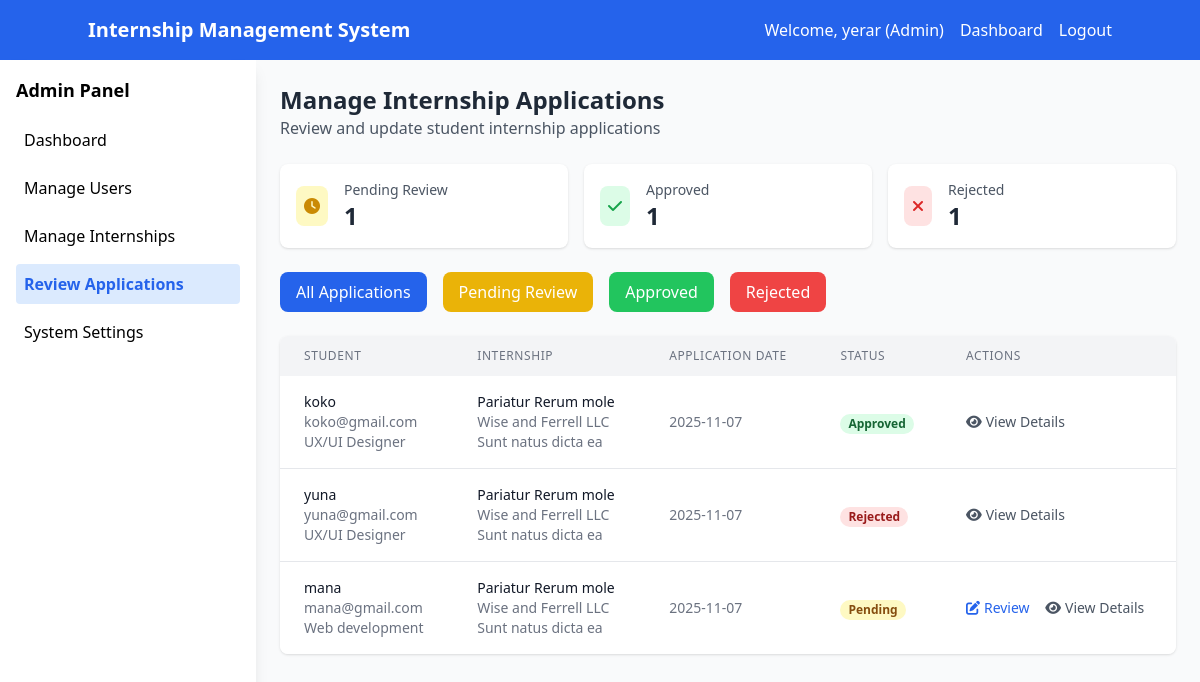
Page /admin/applications (signed in) on the committed database.
### models.py (models this page shows)
class User(Base):
    __tablename__ = "users"
    id = Column(Integer, primary_key=True, index=True)
    email = Column(String(255), unique=True, index=True, nullable=False)
    hashed_password = Column(String(255), nullable=False)
    full_name = Column(String(255), nullable=False)
    role = Column(Enum(UserRole), nullable=False, default=UserRole.STUDENT)
    phone = Column(String(20))
    department = Column(String(255))
    profile_picture = Column(String(500), default="default_avatar.png")
    created_at = Column(DateTime(timezone=True), server_default=func.now())
    is_active = Column(Boolean, default=True)
    created_internships = relationship("Internship", back_populates="creator")
    applications = relationship("InternshipApplication", back_populates="student")
    assigned_tasks = relationship("Task", foreign_keys="Task.student_id", back_populates="student")
    assigned_by_tasks = relationship("Task", foreign_keys="Task.assigned_by", back_populates="assigner")
    student_feedback = relationship("Feedback", foreign_keys="Feedback.student_id", back_populates="student")
    mentor_feedback = relationship("Feedback", foreign_keys="Feedback.mentor_id", back_populates="mentor")
    given_feedbacks = relationship("MentorFeedback", foreign_keys="MentorFeedback.mentor_id", back_populates="mentor")
    received_feedbacks = relationship("MentorFeedback", foreign_keys="MentorFeedback.student_id", back_populates="student")
    given_evaluations = relationship("Evaluation", foreign_keys="Evaluation.admin_id", back_populates="admin")
    received_evaluations = relationship("Evaluation", foreign_keys="Evaluation.student_id", back_populates="student")

class InternshipApplication(Base):
    __tablename__ = "internship_applications"
    id = Column(Integer, primary_key=True, index=True)
    student_id = Column(Integer, ForeignKey("users.id"), nullable=False)
    internship_id = Column(Integer, ForeignKey("internships.id"), nullable=False)
    application_date = Column(DateTime(timezone=True), server_default=func.now())
    status = Column(Enum(ApplicationStatus), default=ApplicationStatus.PENDING)
    cover_letter = Column(Text)
    resume_url = Column(String(500))
    student = relationship("User", back_populates="applications")
    internship = relationship("Internship", back_populates="applications")
    mentor_feedbacks = relationship("MentorFeedback", back_populates="application")
    evaluations = relationship("Evaluation", back_populates="application")

class Internship(Base):
    __tablename__ = "internships"
    id = Column(Integer, primary_key=True, index=True)
    title = Column(String(255), nullable=False)
    description = Column(Text)
    company = Column(String(255), nullable=False)
    location = Column(String(255))
    duration = Column(String(100))
    stipend = Column(String(100))
    requirements = Column(Text)
    created_by = Column(Integer, ForeignKey("users.id"))
    created_at = Column(DateTime(timezone=True), server_default=func.now())
    is_active = Column(Boolean, default=True)
    deadline = Column(DateTime(timezone=True))
    creator = relationship("User", back_populates="created_internships")
    applications = relationship("InternshipApplication", back_populates="internship")
    tasks = relationship("Task", back_populates="internship")
    feedback = relationship("Feedback", back_populates="internship")
    mentor_feedbacks = relationship("MentorFeedback", back_populates="internship")
    evaluations = relationship("Evaluation", back_populates="internship")

### app.py (the view)
@app.get("/admin/applications", response_class=HTMLResponse)
async def admin_applications_page(request: Request, db: Session = Depends(get_db)):
    try:
        user = await get_current_user_from_cookie(request, db)
        user_role = user.role.value if hasattr(user.role, 'value') else user.role
        if user_role != "admin":
            return RedirectResponse("/dashboard?error=Access denied")
        applications = db.query(models.InternshipApplication)\
            .join(models.User, models.InternshipApplication.student_id == models.User.id)\
            .join(models.Internship, models.InternshipApplication.internship_id == models.Internship.id)\
            .options(
                joinedload(models.InternshipApplication.student),
                joinedload(models.InternshipApplication.internship)
            )\
            .order_by(models.InternshipApplication.application_date.desc())\
            .all()
        stats = crud.get_system_stats(db)
        return templates.TemplateResponse("admin_applications.html", {
            "request": request,
            "user": user,
            "applications": applications,
            "stats": stats
        })
    except Exception as e:
        print(f"Admin applications page error: {e}")
        return RedirectResponse("/login")

### templates/admin_applications.html (shortened to what this page needs)
<!DOCTYPE html>
<html lang="en">
<head>
    <script src="https://cdn.tailwindcss.com"></script>
    <link rel="stylesheet" href="https://cdnjs.cloudflare.com/ajax/libs/font-awesome/6.4.0/css/all.min.css">
</head>
<body class="bg-gray-50">
    <nav class="bg-blue-600 text-white p-4">
        <div class="container mx-auto flex justify-between items-center">
            <h1 class="text-xl font-bold">Internship Management System</h1>
            <div class="flex items-center space-x-4">
                <span>Welcome, {{ user.full_name }} (Admin)</span>
                <a href="/dashboard" class="hover:underline">Dashboard</a>
                <a href="/logout" class="hover:underline">Logout</a>
            </div>
        </div>
    </nav>
    <div class="flex">
        <div class="w-64 bg-white shadow-lg min-h-screen">
            <div class="p-4">
                <h2 class="font-bold text-lg mb-4">Admin Panel</h2>
                <ul class="space-y-2">
                    <li><a href="/admin/dashboard" class="block p-2 hover:bg-blue-50 rounded">Dashboard</a></li>
                    <li><a href="/admin/users" class="block p-2 hover:bg-blue-50 rounded">Manage Users</a></li>
                    <li><a href="/admin/internships" class="block p-2 hover:bg-blue-50 rounded">Manage Internships</a>
                    </li>
                    <li><a href="/admin/applications"
                            class="block p-2 bg-blue-100 text-blue-600 rounded font-semibold">Review Applications</a>
                    </li>
                    <li><a href="/admin/system" class="block p-2 hover:bg-blue-50 rounded">System Settings</a></li>
                </ul>
            </div>
        </div>
        <div class="flex-1 p-6">
            <div class="mb-6">
                <h1 class="text-2xl font-bold text-gray-800">Manage Internship Applications</h1>
                <p class="text-gray-600">Review and update student internship applications</p>
            </div>
            <div class="grid grid-cols-1 md:grid-cols-3 gap-4 mb-6">
                <div class="bg-white p-4 rounded-lg shadow">
                    <div class="flex items-center">
                        <div class="p-2 bg-yellow-100 rounded-lg">
                            <i class="fas fa-clock text-yellow-600"></i>
                        </div>
                        <div class="ml-4">
                            <p class="text-sm text-gray-600">Pending Review</p>
                            <p class="text-2xl font-bold text-gray-800">
                                {{ applications|selectattr("status", "equalto", "pending")|list|length }}
                            </p>
                        </div>
                    </div>
                </div>
                <div class="bg-white p-4 rounded-lg shadow">
                    <div class="flex items-center">
                        <div class="p-2 bg-green-100 rounded-lg">
                            <i class="fas fa-check text-green-600"></i>
                        </div>
                        <div class="ml-4">
                            <p class="text-sm text-gray-600">Approved</p>
                            <p class="text-2xl font-bold text-gray-800">
                                {{ applications|selectattr("status", "equalto", "approved")|list|length }}
                            </p>
                        </div>
                    </div>
                </div>
                <div class="bg-white p-4 rounded-lg shadow">
                    <div class="flex items-center">
                        <div class="p-2 bg-red-100 rounded-lg">
                            <i class="fas fa-times text-red-600"></i>
                        </div>
                        <div class="ml-4">
                            <p class="text-sm text-gray-600">Rejected</p>
                            <p class="text-2xl font-bold text-gray-800">
                                {{ applications|selectattr("status", "equalto", "rejected")|list|length }}
                            </p>
                        </div>
                    </div>
                </div>
            </div>
            <div class="mb-6 flex space-x-4">
                <button onclick="filterApplications('all')"
                    class="px-4 py-2 bg-blue-600 text-white rounded-lg hover:bg-blue-700">
                    All Applications
                </button>
                <button onclick="filterApplications('pending')"
                    class="px-4 py-2 bg-yellow-500 text-white rounded-lg hover:bg-yellow-600">
                    Pending Review
                </button>
                <button onclick="filterApplications('approved')"
                    class="px-4 py-2 bg-green-500 text-white rounded-lg hover:bg-green-600">
                    Approved
                </button>
                <button onclick="filterApplications('rejected')"
                    class="px-4 py-2 bg-red-500 text-white rounded-lg hover:bg-red-600">
                    Rejected
                </button>
            </div>
            <div class="bg-white rounded-lg shadow overflow-hidden">
                <table class="min-w-full">
                    <thead class="bg-gray-100">
                        <tr>
                            <th class="px-6 py-3 text-left text-xs font-medium text-gray-500 uppercase tracking-wider">
                                Student</th>
                            <th class="px-6 py-3 text-left text-xs font-medium text-gray-500 uppercase tracking-wider">
                                Internship</th>
                            <th class="px-6 py-3 text-left text-xs font-medium text-gray-500 uppercase tracking-wider">
                                Application Date</th>
                            <th class="px-6 py-3 text-left text-xs font-medium text-gray-500 uppercase tracking-wider">
                                Status</th>
                            <th class="px-6 py-3 text-left text-xs font-medium text-gray-500 uppercase tracking-wider">
                                Actions</th>
                        </tr>
                    </thead>
                    <tbody id="applications-list" class="bg-white divide-y divide-gray-200">
                        {% for application in applications %}
                        <tr class="application-item" data-status="{{ application.status }}">
                            <td class="px-6 py-4 whitespace-nowrap">
                                <div class="text-sm font-medium text-gray-900">{{ application.student.full_name }}</div>
                                <div class="text-sm text-gray-500">{{ application.student.email }}</div>
                                <div class="text-sm text-gray-500">{{ application.student.department }}</div>
                            </td>
                            <td class="px-6 py-4">
                                <div class="text-sm font-medium text-gray-900">{{ application.internship.title }}</div>
                                <div class="text-sm text-gray-500">{{ application.internship.company }}</div>
                                <div class="text-sm text-gray-500">{{ application.internship.location }}</div>
                            </td>
                            <td class="px-6 py-4 whitespace-nowrap text-sm text-gray-500">
                                {{ application.application_date.strftime('%Y-%m-%d') }}
                            </td>
                            <td class="px-6 py-4 whitespace-nowrap">
                                <span class="px-2 inline-flex text-xs leading-5 font-semibold rounded-full
                                    {% if application.status == 'approved' %}bg-green-100 text-green-800
                                    {% elif application.status == 'rejected' %}bg-red-100 text-red-800
                                    {% else %}bg-yellow-100 text-yellow-800{% endif %}">
                                    {{ application.status.title() }}
                                </span>
                            </td>
                            <td class="px-6 py-4 whitespace-nowrap text-sm font-medium">
                                {% if application.status == 'pending' %}
                                <button
                                    onclick="openReviewModal({{ application.id }}, '{{ application.student.full_name }}', '{{ application.internship.title }}', '{{ application.internship.company }}')"
                                    class="text-blue-600 hover:text-blue-900 mr-3">
                                    <i class="fas fa-edit mr-1"></i>Review
                                </button>
                                {% endif %}
                                <button onclick="viewApplicationDetails({{ application.id }})"
                                    class="text-gray-600 hover:text-gray-900">
                                    <i class="fas fa-eye mr-1"></i>View Details
                                </button>
                            </td>
                        </tr>
                        {% endfor %}
                    </tbody>
                </table>
            </div>
        </div>
    </div>
</body>
</html>

### rows in the picture
User: full_name "yerar"
InternshipApplication: student.full_name "koko", student.email "koko@gmail.com", student.department "UX/UI Designer", internship "Pariatur Rerum mole", internship.company "Wise and Ferrell LLC", internship.location "Sunt natus dicta ea", application_date "2025-11-07", status "Approved"
InternshipApplication: student.full_name "yuna", student.email "yuna@gmail.com", student.department "UX/UI Designer", internship "Pariatur Rerum mole", internship.company "Wise and Ferrell LLC", internship.location "Sunt natus dicta ea", application_date "2025-11-07", status "Rejected"
InternshipApplication: student.full_name "mana", student.email "mana@gmail.com", student.department "Web development", internship "Pariatur Rerum mole", internship.company "Wise and Ferrell LLC", internship.location "Sunt natus dicta ea", application_date "2025-11-07", status "Pending"

### other values in the picture
{{ applications|selectattr("status", "equalto", "pending")|list|length }} "1"
{{ applications|selectattr("status", "equalto", "approved")|list|length }} "1"
{{ applications|selectattr("status", "equalto", "rejected")|list|length }} "1"
